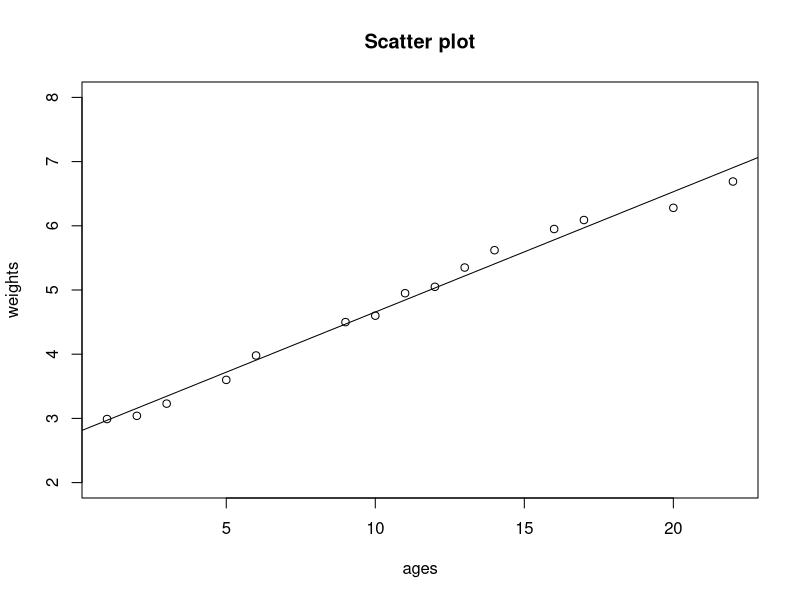
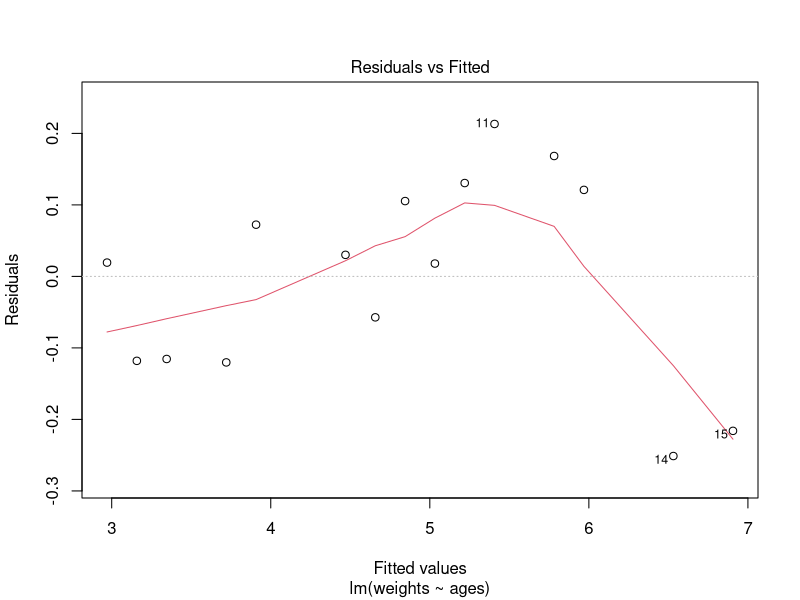
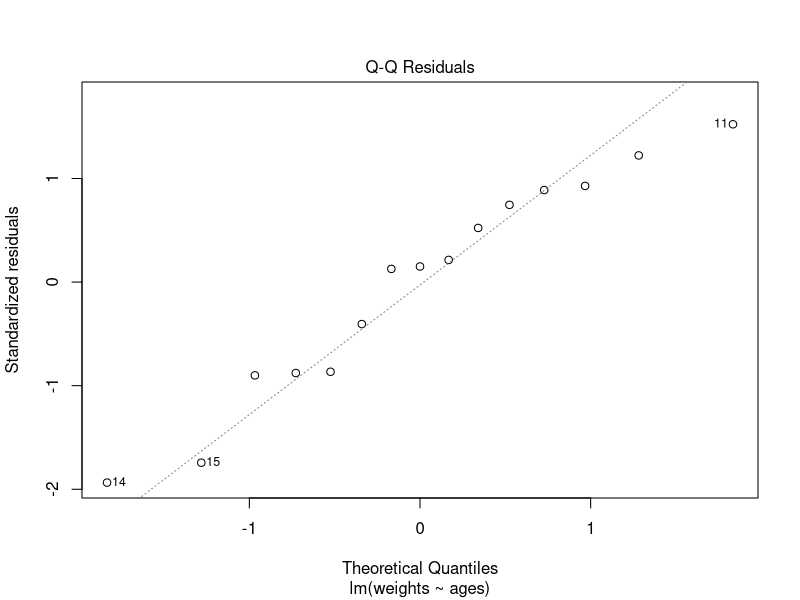
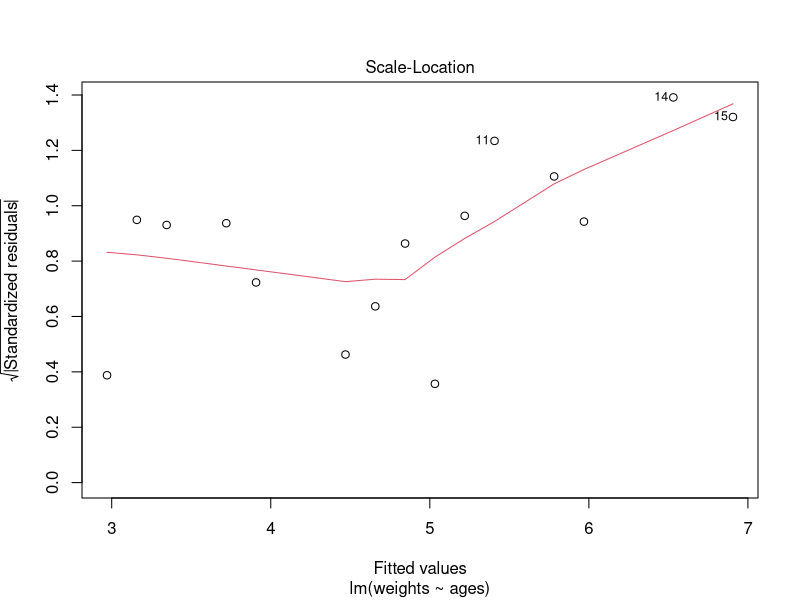
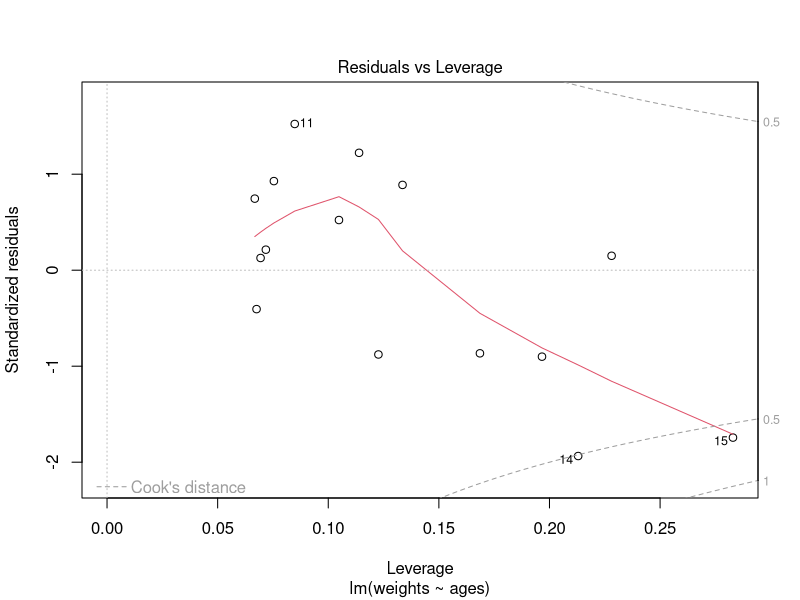

Write R code to recreate these figures, in order.
# 1.1 simple linear 
weights <- c(2.99, 3.04, 3.23, 3.60, 3.98, 4.50, 4.60, 4.95, 5.05, 5.35, 5.62, 5.95, 6.09, 6.28, 6.69)
ages <- c(1, 2, 3, 5, 6,9, 10, 11, 12, 13, 14, 16, 17, 20, 22)
df <- data.frame(ages, weights)
df.lm <- lm(weights ~ ages)

weights2 <- c(2.99, 3.04, 3.23, 3.60, 3.98, 4.50, 4.60, 4.95, 5.05, 5.35, 5.62, 5.95, 6.09, 6.28)
ages2 <- c(1, 2, 3, 5, 6,9, 10, 11, 12, 13, 14, 16, 17, 20)


summary(df.lm)
plot(ages, weights, ylim=c(2,8), main='Scatter plot')
abline(lm(weights~ages))
plot(df.lm)

# quadratic regression
df.lm2 <- lm (weights ~ ages + I(ages^2))
fitted2 <- fitted(df.lm2)
lines(ages, fitted2, type='l', col='red')
summary(df.lm2)

# cubic regression
df.lm3 <- lm (weights ~ ages + I(ages^2) + I(ages^3))
fitted3 <- fitted(df.lm3)
lines(ages, fitted3, type='l', col = 'green3')
summary(df.lm3)

df.lm4 <- lm(weights ~ ages -1)
fitted4 <-fitted(df.lm4)
lines(ages, fitted4, type='l', col='blue3')

df.lm5 <- lm(weights ~ ages + I(ages^2) + I(ages^3) + I(ages^4))

# predict
newx <- data.frame(ages=c(26))
newy1 <- predict(df.lm, newdata=newx)
newy2 <- predict(df.lm2, newdata=newx)
newy3 <- predict(df.lm3, newdata=newx)


newy1 <- predict(df.lm, newdata=newx, interval='predict')
newy2 <- predict(df.lm2, newdata=newx, interval='predict')
newy3 <- predict(df.lm3, newdata=newx, interval = 'predict')


# improvement
df.lm_log <- lm(log(weights) ~ ages)
summary(df.lm_log)

df.lm3_short <- lm(weights2 ~ ages2 + I(ages2^2) + I(ages2^3))
summary(df.lm3_short)